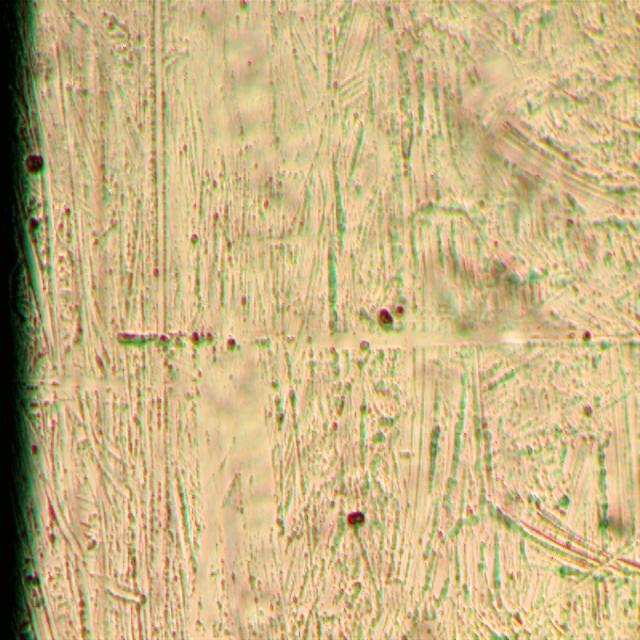
#> input picture data/002.jpg, 640 x 640 px
$ python -i determining_territories.py   (imports and definitions only)
#> lines starting #> are read from the running program, lines starting #| are printed output that depends on the picture; after the words box and inside, x2 and y2 are one past the last pixel; in counts of white or black regions, pixels touching at a corner belong together
# ver 1
# import cv2
# import numpy as np
#
# # Загружаем изображение
# my_photo = cv2.imread('data2/flour_556.jpg')
# my_photo = cv2.resize(my_photo, None, fx=0.3, fy=0.3)  # Уменьшаем изображение
#
# # Преобразуем в оттенки серого
# img_grey = cv2.cvtColor(my_photo, cv2.COLOR_BGR2GRAY)
#
# # Задаем порог
# thresh = 182
#
# # Получаем бинаризованное изображение
# ret, thresh_img = cv2.threshold(img_grey, thresh, 255, cv2.THRESH_BINARY)
#
# # Находим контуры
# contours, hierarchy = cv2.findContours(thresh_img, cv2.RETR_TREE, cv2.CHAIN_APPROX_SIMPLE)
#
# # Создаем пустую картинку для отображения контуров
# img_contours = np.zeros(my_photo.shape, dtype=np.uint8)
#
# # Отображаем контуры
# cv2.drawContours(img_contours, contours, -1, (255, 255, 255), 1)
# img_contours = img_contours[1:581, 1:776]
#
# # Рисуем прямоугольники вокруг каждого контура
# for contour in contours:
#     # Вычисляем ограничивающий прямоугольник
#     x, y, w, h = cv2.boundingRect(contour)
#
#     # Рисуем прямоугольник на изображении
#     cv2.rectangle(img_contours, (x, y), (x + w, y + h), (0, 255, 0), 1)
#
# # Обрезаем изображение (если нужно)
#
# # Сохраняем изображение с контурами и прямоугольниками
# cv2.imwrite('image_with_rectangles.jpg', img_contours)
#
# # Отображаем изображение
# cv2.imshow('contours', img_contours)
#
#
# # Ждем нажатия клавиши
# cv2.waitKey()
# cv2.destroyAllWindows()
# ver2
# import cv2
# import numpy as np
#
# # Загружаем изображение
# my_photo = cv2.imread('data2/flour_556.jpg')
# my_photo = cv2.resize(my_photo, None, fx=0.3, fy=0.3)  # Уменьшаем изображение
#
# # Преобразуем в оттенки серого
# img_grey = cv2.cvtColor(my_photo, cv2.COLOR_BGR2GRAY)
#
# # Задаем порог
# thresh = 182
#
# # Получаем бинаризованное изображение
# ret, thresh_img = cv2.threshold(img_grey, thresh, 255, cv2.THRESH_BINARY)
#
# # Находим контуры
# contours, hierarchy = cv2.findContours(thresh_img, cv2.RETR_TREE, cv2.CHAIN_APPROX_SIMPLE)
# print(hierarchy)
# # Удаляем контур, охватывающий всю область изображения
# max_area = 0
# max_contour_index = -1
#
# for i, contour in enumerate(contours):
#     area = cv2.contourArea(contour)  # Вычисляем площадь контура
#     if area > max_area:
#         max_area = area
#         max_contour_index = i
#
# # Если найден контур, охватывающий всю область, удаляем его
# if max_contour_index != -1:
#     contours = [contours[i] for i in range(len(contours)) if i != max_contour_index]
#
# # Создаем пустую картинку для отображения контуров
# img_contours = np.zeros(my_photo.shape, dtype=np.uint8)
#
# # Отображаем контуры
# cv2.drawContours(img_contours, contours, -1, (255, 255, 255), 1)
#
# # Рисуем прямоугольники вокруг каждого контура
# for contour in contours:
#     # Вычисляем ограничивающий прямоугольник
#     x, y, w, h = cv2.boundingRect(contour)
#
#     # Рисуем прямоугольник на изображении
#     cv2.rectangle(img_contours, (x, y), (x + w, y + h), (0, 255, 0), 1)
#
# # Обрезаем изображение (если нужно)
# # img_contours = img_contours[1:581, 1:776]
#
# # Сохраняем изображение с контурами и прямоугольниками
# cv2.imwrite('image_with_rectangles.jpg', img_contours)
#
# # Отображаем изображение
# cv2.imshow('contours', img_contours)
#
# # Сохраняем контуры в текстовый файл
# with open("array.txt", "w") as file:
#     for contour in contours:
#         # Преобразуем координаты контура в строку и записываем в файл
#         file.write(" ".join(map(str, contour.flatten())) + "\n")
#
# # Ждем нажатия клавиши
# cv2.waitKey()
# cv2.destroyAllWindows()
# ver 3
# import cv2
# import numpy as np
#
# # Загружаем изображение
# my_photo = cv2.imread('data2/flour_556.jpg')
# my_photo = cv2.resize(my_photo, None, fx=0.3, fy=0.3)  # Уменьшаем изображение
#
# # Преобразуем в оттенки серого
# img_grey = cv2.cvtColor(my_photo, cv2.COLOR_BGR2GRAY)
#
# # Задаем порог
# thresh = 183
#
# # Получаем бинаризованное изображение
# ret, thresh_img = cv2.threshold(img_grey, thresh, 255, cv2.THRESH_BINARY)
#
# # Находим контуры
# contours, hierarchy = cv2.findContours(thresh_img, cv2.RETR_TREE, cv2.CHAIN_APPROX_SIMPLE)
#
# # Удаляем контур, охватывающий всю область изображения
# max_area = 0
# max_contour_index = -1
#
# for i, contour in enumerate(contours):
#     area = cv2.contourArea(contour)  # Вычисляем площадь контура
#     if area > max_area:
#         max_area = area
#         max_contour_index = i
#
# # Если найден контур, охватывающий всю область, удаляем его
# if max_contour_index != -1:
#     contours = [contours[i] for i in range(len(contours)) if i != max_contour_index]
#
# # Создаем пустую картинку для отображения контуров
# img_contours = np.zeros(my_photo.shape, dtype=np.uint8)
#
# # Удаляем маленькие контуры по площади
# min_contour_area = 200  # Минимальная площадь контура для сохранения
# filtered_contours = [contour for contour in contours if cv2.contourArea(contour) > min_contour_area]
#
# # Отображаем контуры
# cv2.drawContours(img_contours, filtered_contours, -1, (255, 255, 255), 1)
#
# # Рисуем прямоугольники вокруг каждого контура
# for contour in filtered_contours:
#     # Вычисляем ограничивающий прямоугольник
#     x, y, w, h = cv2.boundingRect(contour)
#
#     # Рисуем прямоугольник на изображении
#     cv2.rectangle(img_contours, (x, y), (x + w, y + h), (0, 255, 0), 1)
#
# # Обрезаем изображение (если нужно)
# # img_contours = img_contours[1:581, 1:776]
#
# # Сохраняем изображение с контурами и прямоугольниками
# cv2.imwrite('image_with_rectangles.jpg', img_contours)
#
# # Отображаем изображение
# cv2.imshow('contours', img_contours)
#
# # Сохраняем контуры в текстовый файл
# with open("array.txt", "w") as file:
#     for contour in filtered_contours:
#         # Преобразуем координаты контура в строку и записываем в файл
#         file.write(" ".join(map(str, contour.flatten())) + "\n")
#
# # Ждем нажатия клавиши
# cv2.waitKey()
# cv2.destroyAllWindows()
# ver 4
# import cv2
# import numpy as np
#
# # Загружаем изображение
# my_photo = cv2.imread('data2/flour_556.jpg')
# my_photo = cv2.resize(my_photo, None, fx=0.3, fy=0.3)  # Уменьшаем изображение
#
# # Преобразуем в оттенки серого
# img_grey = cv2.cvtColor(my_photo, cv2.COLOR_BGR2GRAY)
#
# # Задаем порог
# thresh = 183
#
# # Получаем бинаризованное изображение
# ret, thresh_img = cv2.threshold(img_grey, thresh, 255, cv2.THRESH_BINARY)
#
# # Находим контуры
# contours, hierarchy = cv2.findContours(thresh_img, cv2.RETR_TREE, cv2.CHAIN_APPROX_SIMPLE)
#
# # Удаляем контур, охватывающий всю область изображения
# max_area = 0
# max_contour_index = -1
#
# for i, contour in enumerate(contours):
#     area = cv2.contourArea(contour)  # Вычисляем площадь контура
#     if area > max_area:
#         max_area = area
#         max_contour_index = i
#
# # Если найден контур, охватывающий всю область, удаляем его
# if max_contour_index != -1:
#     contours = [contours[i] for i in range(len(contours)) if i != max_contour_index]
#
# # Удаляем маленькие контуры по площади
# min_contour_area = 300  # Минимальная площадь контура для сохранения
# filtered_contours = [contour for contour in contours if cv2.contourArea(contour) > min_contour_area]
#
# # Функция для проверки пересечения двух прямоугольников
# def do_rectangles_intersect(rect1, rect2):
#     x1, y1, w1, h1 = rect1
#     x2, y2, w2, h2 = rect2
#     return not (x1 + w1 < x2 or x2 + w2 < x1 or y1 + h1 < y2 or y2 + h2 < y1)
#
# # Объединяем контуры, если их ограничивающие прямоугольники пересекаются
# merged_contours = []
# used_contours = set()
#
# for i, contour1 in enumerate(filtered_contours):
#     if i in used_contours:
#         continue
#     rect1 = cv2.boundingRect(contour1)
#     for j, contour2 in enumerate(filtered_contours):
#         if j <= i or j in used_contours:
#             continue
#         rect2 = cv2.boundingRect(contour2)
#         if do_rectangles_intersect(rect1, rect2):
#             # Объединяем контуры
#             merged_contour = np.vstack((contour1, contour2))
#             merged_contours.append(merged_contour)
#             used_contours.add(i)
#             used_contours.add(j)
#             break
#
# # Добавляем оставшиеся контуры, которые не были объединены
# for i, contour in enumerate(filtered_contours):
#     if i not in used_contours:
#         merged_contours.append(contour)
#
# # Создаем пустую картинку для отображения контуров
# img_contours = np.zeros(my_photo.shape, dtype=np.uint8)
#
# # Отображаем контуры
# cv2.drawContours(img_contours, merged_contours, -1, (255, 255, 255), 1)
#
# # Рисуем прямоугольники вокруг каждого контура
# for contour in merged_contours:
#     # Вычисляем ограничивающий прямоугольник
#     x, y, w, h = cv2.boundingRect(contour)
#
#     # Рисуем прямоугольник на изображении
#     cv2.rectangle(my_photo, (x, y), (x + w, y + h), (0, 255, 0), 1)
# print(len(merged_contours))
# # Обрезаем изображение (если нужно)
# # img_contours = img_contours[1:581, 1:776]
#
# # Сохраняем изображение с контурами и прямоугольниками
# cv2.imwrite('image_rectangles.jpg', img_contours)
#
# # Отображаем изображение
# cv2.imshow('contours', my_photo)
#
# # Сохраняем контуры в текстовый файл
# with open("array.txt", "w") as file:
#     for contour in merged_contours:
#         # Преобразуем координаты контура в строку и записываем в файл
#         file.write(" ".join(map(str, contour.flatten())) + "\n")
#
# # Ждем нажатия клавиши
# cv2.waitKey()
# cv2.destroyAllWindows()
# ver 5

import cv2
import numpy as np


def find_contours(image, threshold_binary=183, min_contour_area=300):
    image_grey = cv2.cvtColor(image, cv2.COLOR_BGR2GRAY)

    ret, thresh_img = cv2.threshold(image_grey, threshold_binary, 255, cv2.THRESH_BINARY)

    contours, hierarchy = cv2.findContours(thresh_img, cv2.RETR_TREE, cv2.CHAIN_APPROX_SIMPLE)

    max_area = 0
    max_contour_index = -1

    for i, contour in enumerate(contours):
        area = cv2.contourArea(contour)
        if area > max_area:
            max_area = area
            max_contour_index = i

    if max_contour_index != -1:
        contours = [contours[i] for i in range(len(contours)) if i != max_contour_index]

    filtered_contours = [contour for contour in contours if cv2.contourArea(contour) > min_contour_area]

    return filtered_contours

def do_rectangles_intersect(rect1, rect2):
    x1, y1, w1, h1 = rect1
    x2, y2, w2, h2 = rect2
    return not (x1 + w1 < x2 or x2 + w2 < x1 or y1 + h1 < y2 or y2 + h2 < y1)

def merge_contours(filtered_contours):
    merged_contours = []
    used_contours = set()

    for i, contour1 in enumerate(filtered_contours):
        if i in used_contours:
            continue
        rect1 = cv2.boundingRect(contour1)
        for j, contour2 in enumerate(filtered_contours):
            if j <= i or j in used_contours:
                continue
            rect2 = cv2.boundingRect(contour2)
            if do_rectangles_intersect(rect1, rect2):
                merged_contour = np.vstack((contour1, contour2))
                merged_contours.append(merged_contour)
                used_contours.add(i)
                used_contours.add(j)
                break

    for i, contour in enumerate(filtered_contours):
        if i not in used_contours:
            merged_contours.append(contour)
    return merged_contours

def draw_contours_and_rectangles(image, merged_contours):
    image_with_contours = np.zeros(image.shape, dtype=np.uint8)
    image_with_rectangles = image.copy()
    cv2.drawContours(image_with_contours, merged_contours, -1, (255, 255, 255), 1)

    for contour in merged_contours:
        x, y, w, h = cv2.boundingRect(contour)
        image_with_rectangles = cv2.rectangle(image, (x, y), (x + w, y + h), (0, 255, 0), 1)

        cropped_image = image[y + 1:y + h, x + 1:x + w]
        cv2.imwrite(f'data3/cropped_image_{x}_{y}.jpg', cropped_image)

    return image_with_rectangles, image_with_contours


def result_determining(image_path):
#> called with image_path = 'data/002.jpg'
    image = cv2.resize(cv2.imread(image_path), None, fx=0.3, fy=0.3)
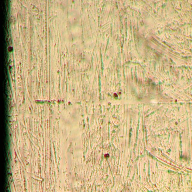
#> image: shape (192, 192, 3); mean B, G, R 131.3, 178.6, 200.3
    filtered_contours = find_contours(image)
#> in find_contours, `image_grey = cv2.cvtColor(image, cv2.COLOR_BGR2GRAY)`:
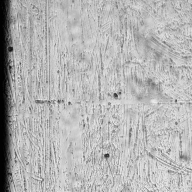
#> image_grey: shape (192, 192); min 0, max 238, mean 179.7
#> in find_contours, `ret, thresh_img = cv2.threshold(image_grey, threshold_binary, 255, cv2..`:
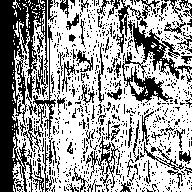
#> thresh_img: shape (192, 192); 61.7% white; 840 black regions (773 under 20 px)
#> in find_contours, `ret, thresh_img = cv2.threshold(image_grey, threshold_binary, 255, cv2..`: ret = 183
#> in find_contours, `contours, hierarchy = cv2.findContours(thresh_img, cv2.RETR_TREE, cv2...`: contours = 1408 contours, 1288 with area under 20; largest, box (x1, y1, x2, y2) and area: (12, 0, 192, 192) 29612, (132, 20, 181, 80) 962, (121, 62, 174, 103) 824, (32, 24, 57, 108) 341, (97, 135, 116, 175) 266
#> the loop in find_contours, `for i, contour in enumerate(contours):` made 1408 passes
#> (area, max_area) on pass 74: (29611.5, 29611.5)
#> after the loop in find_contours, `for i, contour in enumerate(contours):`: max_area = 29611.5; max_contour_index = 73
#> in find_contours, `contours = [contours[i] for i in range(len(contours)) if i != max_cont..`: contours = 1407 contours, 1288 with area under 20; largest, box (x1, y1, x2, y2) and area: (132, 20, 181, 80) 962, (121, 62, 174, 103) 824, (32, 24, 57, 108) 341, (97, 135, 116, 175) 266, (16, 60, 27, 106) 241
#> in find_contours, `filtered_contours = [contour for contour in contours if cv2.contourAre..`: filtered_contours = 3 contours; box (x1, y1, x2, y2) and area: (132, 20, 181, 80) 962, (121, 62, 174, 103) 824, (32, 24, 57, 108) 341
    merged_contours = merge_contours(filtered_contours)
#> the loop in merge_contours, `for i, contour1 in enumerate(filtered_contours):` made 3 passes
#> rect1 on pass 2: (32, 24, 25, 84)
#> after the loop in merge_contours, `for i, contour1 in enumerate(filtered_contours):`: merged_contours = 1 contour; box (x1, y1, x2, y2) and area: (121, 20, 181, 103) 1822; used_contours = 2 items
#> the loop in merge_contours, `for i, contour in enumerate(filtered_contours):` made 3 passes
#> after the loop in merge_contours, `for i, contour in enumerate(filtered_contours):`: merged_contours = 2 contours; box (x1, y1, x2, y2) and area: (121, 20, 181, 103) 1822, (32, 24, 57, 108) 341
    image_with_rectangles, image_with_contours = draw_contours_and_rectangles(image, merged_contours)
#> in draw_contours_and_rectangles, `cv2.drawContours(image_with_contours, merged_contours, -1, (255, 255, ..`:
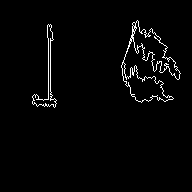
#> image_with_contours: shape (192, 192, 3); 2.2% white in thin lines or dots, all inside (x1, y1, x2, y2) = (32, 20, 181, 108)
#> the loop in draw_contours_and_rectangles, `for contour in merged_contours:` made 2 passes
#> (x, y, w, h) on passes 1 to 2: (121, 20, 60, 83), (32, 24, 25, 84)
#> pass 1, in draw_contours_and_rectangles, `cropped_image = image[y + 1:y + h, x + 1:x + w]`:
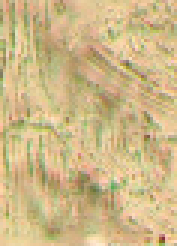
#> cropped_image: shape (82, 59, 3) (shown 3 times larger); mean B, G, R 135.4, 184.3, 206.5
#> pass 2, in draw_contours_and_rectangles, `image_with_rectangles = cv2.rectangle(image, (x, y), (x + w, y + h), (..`:
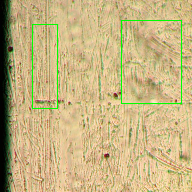
#> image_with_rectangles: shape (192, 192, 3); mean B, G, R 129.4, 179.5, 197.4
#> pass 2, in draw_contours_and_rectangles, `cropped_image = image[y + 1:y + h, x + 1:x + w]`:
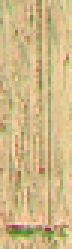
#> cropped_image: shape (83, 24, 3) (shown 3 times larger); mean B, G, R 134.4, 184, 206.4
    # cv2.imshow('rectangles', image_with_rectangles)
    # cv2.imshow('contours', image_with_contours)
    # cv2.waitKey(0)
    return image_with_rectangles, merged_contours

>>> result = result_determining('data/002.jpg')

$ run again, on data/004.jpg
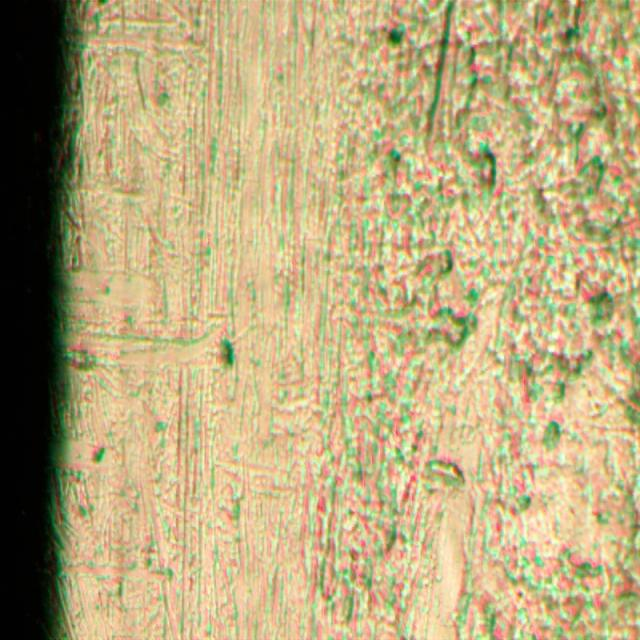
#> input picture data/004.jpg, 640 x 640 px
#> in find_contours, `ret, thresh_img = cv2.threshold(image_grey, threshold_binary, 255, cv2..`:
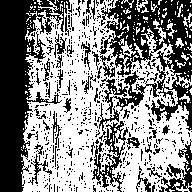
#> thresh_img: shape (192, 192); 53.9% white; 595 black regions (551 under 20 px)
#> ret = 183
#> in find_contours, `contours, hierarchy = cv2.findContours(thresh_img, cv2.RETR_TREE, cv2...`: contours = 1042 contours, 958 with area under 20; largest, box (x1, y1, x2, y2) and area: (21, 0, 192, 192) 22640, (91, 120, 125, 189) 898, (113, 70, 145, 112) 456, (103, 78, 129, 115) 349, (98, 107, 120, 132) 156
#> the loop in find_contours, `for i, contour in enumerate(contours):` made 1042 passes
#> (area, max_area) on passes 3, 38, 70, 183: (34, 34), (51.5, 51.5), (111, 111), (22639.5, 22639.5)
#> after the loop in find_contours, `for i, contour in enumerate(contours):`: max_area = 22639.5; max_contour_index = 182
#> in find_contours, `contours = [contours[i] for i in range(len(contours)) if i != max_cont..`: contours = 1041 contours, 958 with area under 20; largest, box (x1, y1, x2, y2) and area: (91, 120, 125, 189) 898, (113, 70, 145, 112) 456, (103, 78, 129, 115) 349, (98, 107, 120, 132) 156, (52, 110, 62, 146) 154
#> in find_contours, `filtered_contours = [contour for contour in contours if cv2.contourAre..`: filtered_contours = 3 contours; box (x1, y1, x2, y2) and area: (91, 120, 125, 189) 898, (113, 70, 145, 112) 456, (103, 78, 129, 115) 349
#> the loop in merge_contours, `for i, contour1 in enumerate(filtered_contours):` made 3 passes
#> after the loop in merge_contours, `for i, contour1 in enumerate(filtered_contours):`: merged_contours = 1 contour; box (x1, y1, x2, y2) and area: (103, 70, 145, 115) 795; used_contours = 2 items
#> the loop in merge_contours, `for i, contour in enumerate(filtered_contours):` made 3 passes
#> after the loop in merge_contours, `for i, contour in enumerate(filtered_contours):`: merged_contours = 2 contours; box (x1, y1, x2, y2) and area: (91, 120, 125, 189) 898, (103, 70, 145, 115) 795
#> image_with_contours: shape (192, 192, 3); 2.2% white in thin lines or dots, all inside (x1, y1, x2, y2) = (91, 70, 145, 189)
#> the loop in draw_contours_and_rectangles, `for contour in merged_contours:` made 2 passes
#> (x, y, w, h) on passes 1 to 2: (103, 70, 42, 45), (91, 120, 34, 69)
#> pass 2, in draw_contours_and_rectangles, `cropped_image = image[y + 1:y + h, x + 1:x + w]`:
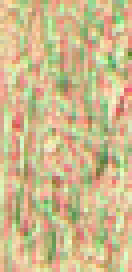
#> cropped_image: shape (68, 33, 3) (shown 4 times larger); mean B, G, R 140.6, 185.8, 205.5
